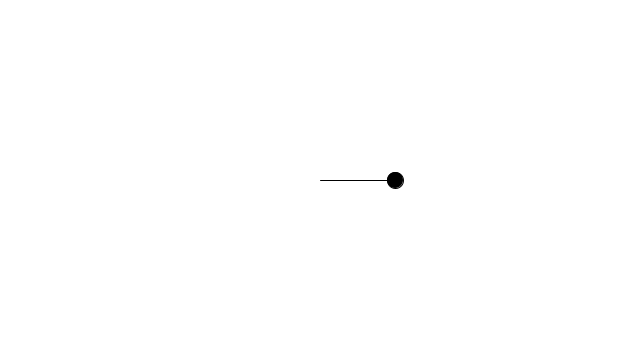
Frame 1 (no input)
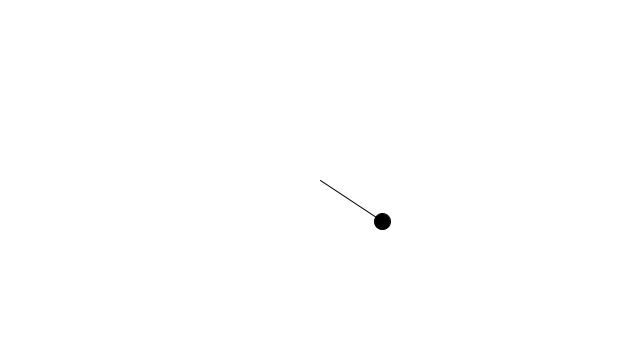
Frame 60 (the mouse pressed at the canvas centre just before this capture)
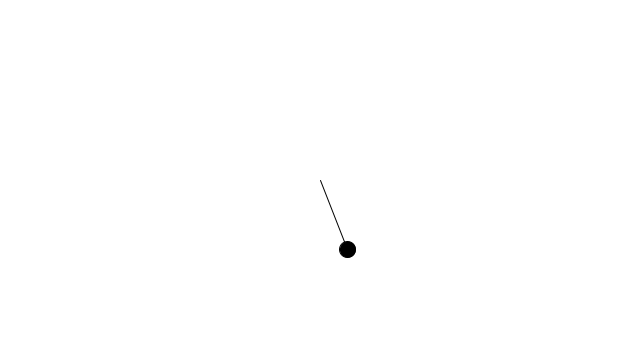
Frame 120 (the mouse held since frame 60 and released just before this capture)

The Processing sketch that drew these frames (run headless with seeded random() and noise(); from frame 60 on, the mouse is pressed at the canvas centre):

// Processing sketch: e06_polar
// ── e06_polar.pde
/**
 * Oscillation - Polar to Cartesian Coordinates
 *
 * Any time we display a shape in Processing, we have to specify a pixel
 * location, a set of x and y coordinates. These coordinates are known as
 * Cartesian coordinates.
 *
 * Polar coordinates describes a point in space as an angle of rotation around
 * the origin and a radius from the origin.
 *
 * Cartesian coordinate: the x,y components of a vector
 * Polar coordinate: the magnitude (length) and direction (angle) of a vector
 */

float r = 75;
float theta = 0; // The Greek letter θ (theta) is often used to denote an angle.

void setup( ) {
  size(640, 360);
  background(255);
}

void draw( ) {
  background(255);

  float x = r * cos(theta);
  float y = r * sin(theta);

  stroke(0);
  fill(0);
  line(width/2, height/2, x+width/2, y+height/2);
  ellipse(x+width/2, y+height/2, 16, 16);

  // To move a shape along a circular path using Cartesian coordinates is not
  // so easy. With polar coordinates, on the other hand, it’s simple:
  // increment the angle!
  theta += 0.01;
}
